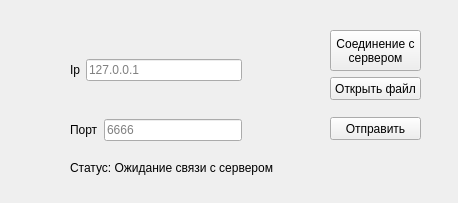
<?xml version="1.0" encoding="UTF-8"?>
<ui version="4.0">
 <class>Widget</class>
 <widget class="QWidget" name="Widget">
  <property name="geometry">
   <rect>
    <x>0</x>
    <y>0</y>
    <width>458</width>
    <height>203</height>
   </rect>
  </property>
  <property name="windowTitle">
   <string>Клиент</string>
  </property>
  <widget class="QPushButton" name="openButton">
   <property name="geometry">
    <rect>
     <x>330</x>
     <y>77</y>
     <width>91</width>
     <height>23</height>
    </rect>
   </property>
   <property name="text">
    <string>Открыть файл</string>
   </property>
  </widget>
  <widget class="QLabel" name="clientStatusLabel">
   <property name="geometry">
    <rect>
     <x>70</x>
     <y>147</y>
     <width>331</width>
     <height>41</height>
    </rect>
   </property>
   <property name="text">
    <string>Статус: Ожидание связи с сервером</string>
   </property>
  </widget>
  <widget class="QWidget" name="layoutWidget">
   <property name="geometry">
    <rect>
     <x>70</x>
     <y>57</y>
     <width>172</width>
     <height>26</height>
    </rect>
   </property>
   <layout class="QHBoxLayout" name="horizontalLayout_2">
    <item>
     <widget class="QLabel" name="label">
      <property name="text">
       <string>Ip</string>
      </property>
     </widget>
    </item>
    <item>
     <widget class="QLineEdit" name="hostLineEdit">
      <property name="placeholderText">
       <string>127.0.0.1</string>
      </property>
     </widget>
    </item>
   </layout>
  </widget>
  <widget class="QPushButton" name="sendButton">
   <property name="geometry">
    <rect>
     <x>330</x>
     <y>117</y>
     <width>91</width>
     <height>23</height>
    </rect>
   </property>
   <property name="text">
    <string>Отправить</string>
   </property>
  </widget>
  <widget class="QWidget" name="layoutWidget_2">
   <property name="geometry">
    <rect>
     <x>70</x>
     <y>117</y>
     <width>172</width>
     <height>26</height>
    </rect>
   </property>
   <layout class="QHBoxLayout" name="horizontalLayout">
    <item>
     <widget class="QLabel" name="label_2">
      <property name="text">
       <string>Порт</string>
      </property>
     </widget>
    </item>
    <item>
     <widget class="QLineEdit" name="portLineEdit">
      <property name="placeholderText">
       <string>6666</string>
      </property>
     </widget>
    </item>
   </layout>
  </widget>
  <widget class="QPushButton" name="connectButton">
   <property name="geometry">
    <rect>
     <x>330</x>
     <y>30</y>
     <width>91</width>
     <height>41</height>
    </rect>
   </property>
   <property name="text">
    <string>Соединение с 
сервером</string>
   </property>
  </widget>
 </widget>
 <resources/>
 <connections/>
</ui>
